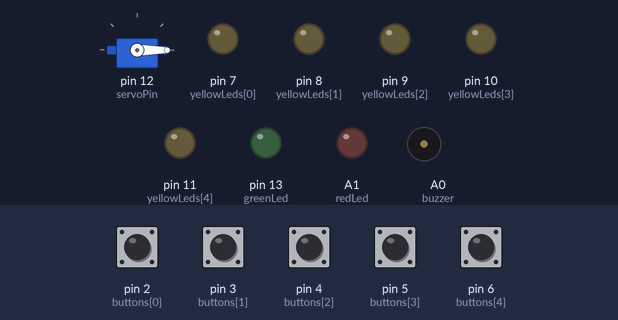
Simulated run of this sketch. Board: Arduino Uno, built with avr-gcc and run on an emulated ATmega328P. Parts: servo, output pins drawn as LEDs (lit = HIGH), buzzer (waves = sounding, pin HIGH). The test bench sets the inputs (shaded band); at power-on: pin 2 (buttons[0]), pin 3 (buttons[1]), pin 4 (buttons[2]), pin 5 (buttons[3]), pin 6 (buttons[4]) HIGH.

Above: at 1.7 s.
1.8 s: pin 3 (buttons[1]) pulled LOW for 0.15 s
At 3.1 s:
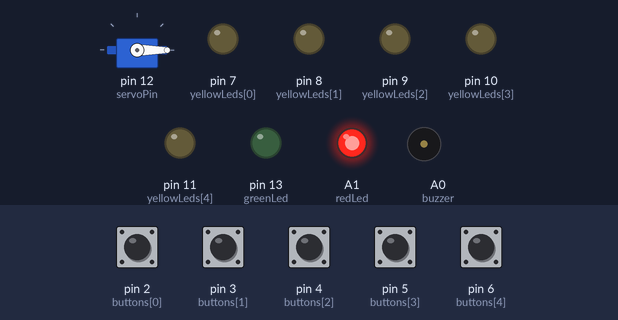
4.9 s: pin 2 (buttons[0]) pulled LOW for 0.15 s
At 6.1 s:
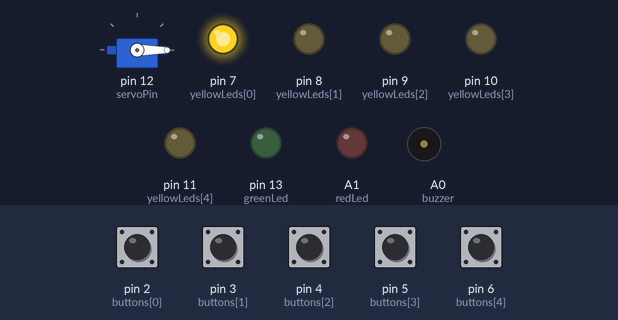
6.5 s: pin 4 (buttons[2]) pulled LOW for 0.15 s
At 7.9 s:
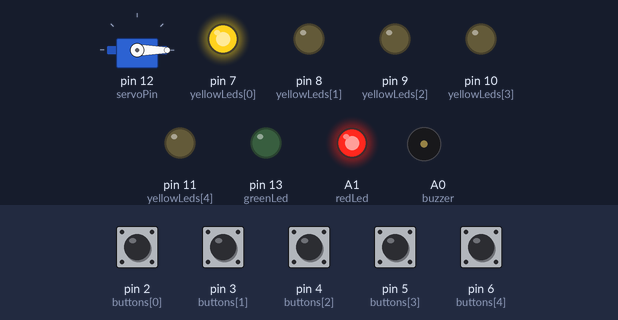
9.5 s: pin 5 (buttons[3]) pulled LOW for 0.15 s
At 10.2 s:
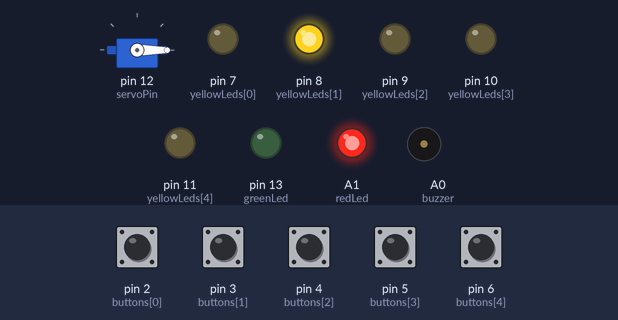
Timing chart, 0 to 12.1 s (numbered marks = the images above; inputs shaded):
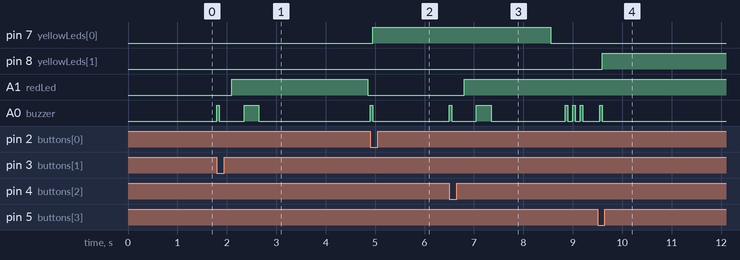

Measured:
- after the input at 1.8 s, A1 (redLed): LOW → HIGH after 0.30 s, → LOW 2.7 s later; A0 (buzzer): LOW → HIGH at once, → LOW 0.05 s later, → HIGH 0.50 s later, → LOW 0.30 s later
- after the input at 4.9 s, pin 7 (yellowLeds[0]): LOW → HIGH after 0.05 s; A0 (buzzer): LOW → HIGH at once, → LOW 0.05 s later
- after the input at 6.5 s, pin 7 (yellowLeds[0]): HIGH → LOW after 2.1 s; A1 (redLed): LOW → HIGH after 0.30 s
- after the input at 9.5 s, pin 8 (yellowLeds[1]): LOW → HIGH after 0.10 s; A0 (buzzer): LOW → HIGH after 0.05 s, → LOW 0.05 s later

The sketch:

password_panel.ino
```cpp
#include <Servo.h>

const int buttons[] = {2, 3, 4, 5, 6};
const int yellowLeds[] = {7, 8, 9, 10, 11};
const int greenLed = 13;
const int redLed = A1;  // It is necessary to use a 220 ohm resistor.
const int buzzer = A0;
const int servoPin = 12;

const int password[] = {1, 4, 2, 3, 5};
const int passwordLength = 5;

int enteredCode[5] = {0, 0, 0, 0, 0};
int codePosition = 0;
bool inputComplete = false;
unsigned long resetTime = 0;
bool isError = false;

bool isLocked = false;
int failedAttempts = 0;
const int maxAttempts = 2;

Servo myServo;

void setup() {
  for (int i = 0; i < 5; i++) {
    pinMode(buttons[i], INPUT_PULLUP);
    pinMode(yellowLeds[i], OUTPUT);
    digitalWrite(yellowLeds[i], LOW);
  }

  pinMode(greenLed, OUTPUT);
  pinMode(redLed, OUTPUT);
  pinMode(buzzer, OUTPUT);

  digitalWrite(greenLed, LOW);
  digitalWrite(redLed, LOW);

  myServo.attach(servoPin);
  myServo.write(0);
  delay(500);
}

void loop() {
  if (isLocked) {
    return;
  }

  if ((inputComplete || isError) && millis() - resetTime >= 3000) {
    resetSystem();
  }

  if (!inputComplete && !isError) {
    checkButtons();
  }
}

void checkButtons() {
  for (int i = 0; i < 5; i++) {
    if (digitalRead(buttons[i]) == LOW) {
      buttonPressed(i + 1);
      delay(250);
      while (digitalRead(buttons[i]) == LOW);
    }
  }
}

void buttonPressed(int buttonNumber) {
  digitalWrite(buzzer, HIGH);
  delay(50);
  digitalWrite(buzzer, LOW);

  if (buttonNumber == password[codePosition]) {
    digitalWrite(yellowLeds[codePosition], HIGH);
    enteredCode[codePosition] = buttonNumber;
    codePosition++;

    if (codePosition >= passwordLength) {
      passwordCorrect();
    }
  } else {
    passwordError();
  }
}

void passwordCorrect() {
  inputComplete = true;
  resetTime = millis();
  failedAttempts = 0;

  delay(250);
  digitalWrite(greenLed, HIGH);
  playSuccessSound();

  myServo.write(180);

  fadeOutYellowLeds();
}

void passwordError() {
  isError = true;
  resetTime = millis();
  failedAttempts++;

  delay(250);
  digitalWrite(redLed, HIGH);
  playErrorSound();

  fadeOutYellowLeds();

  if (failedAttempts >= maxAttempts) {
    activateLock();
  }
}

void activateLock() {
  isLocked = true;


  digitalWrite(redLed, HIGH);

  playLockSound();

  for (int i = 0; i < 5; i++) {
    digitalWrite(yellowLeds[i], LOW);
  }
}

void fadeOutYellowLeds() {
  for (int i = 4; i >= 0; i--) {
    digitalWrite(yellowLeds[i], LOW);
    delay(300);
  }
}

void playSuccessSound() {
  delay(250);
  for (int i = 0; i < 2; i++) {
    digitalWrite(buzzer, HIGH);
    delay(50);
    digitalWrite(buzzer, LOW);
    delay(50);
  }
}

void playErrorSound() {
  delay(250);
  digitalWrite(buzzer, HIGH);
  delay(300);
  digitalWrite(buzzer, LOW);
}

void playLockSound() {
  for (int i = 0; i < 3; i++) {
    digitalWrite(buzzer, HIGH);
    delay(50);
    digitalWrite(buzzer, LOW);
    delay(100);
  }
}

void resetSystem() {
  if (isLocked) {
    return;
  }

  for (int i = 0; i < 5; i++) {
    digitalWrite(yellowLeds[i], LOW);
  }
  digitalWrite(greenLed, LOW);
  digitalWrite(redLed, LOW);


  myServo.write(0);

  codePosition = 0;
  inputComplete = false;
  isError = false;
  for (int i = 0; i < 5; i++) {
    enteredCode[i] = 0;
  }
}
```
